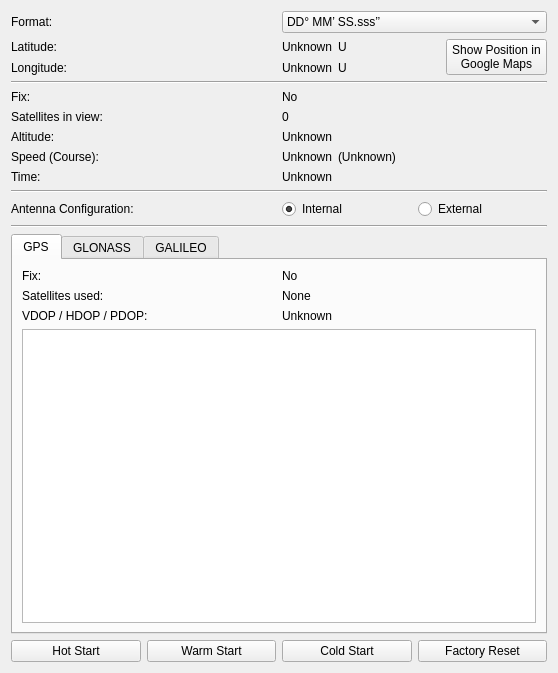
<?xml version="1.0" encoding="UTF-8"?>
<ui version="4.0">
 <class>GPSV3</class>
 <widget class="QWidget" name="GPSV3">
  <property name="geometry">
   <rect>
    <x>0</x>
    <y>0</y>
    <width>558</width>
    <height>673</height>
   </rect>
  </property>
  <property name="windowTitle">
   <string>Form</string>
  </property>
  <layout class="QVBoxLayout" name="verticalLayout_6">
   <item>
    <layout class="QHBoxLayout" name="horizontalLayout_4">
     <item>
      <widget class="QLabel" name="label_13">
       <property name="text">
        <string>Format:</string>
       </property>
      </widget>
     </item>
     <item>
      <widget class="QComboBox" name="format_combobox">
       <item>
        <property name="text">
         <string>DD° MM’ SS.sss’’</string>
        </property>
       </item>
       <item>
        <property name="text">
         <string>DD.dddddd°</string>
        </property>
       </item>
       <item>
        <property name="text">
         <string>DD° MM.mmmmm’</string>
        </property>
       </item>
      </widget>
     </item>
    </layout>
   </item>
   <item>
    <layout class="QVBoxLayout" name="verticalLayout">
     <item>
      <layout class="QHBoxLayout" name="horizontalLayout">
       <item>
        <layout class="QVBoxLayout" name="verticalLayout_2">
         <item>
          <widget class="QLabel" name="label">
           <property name="text">
            <string>Latitude:</string>
           </property>
          </widget>
         </item>
         <item>
          <widget class="QLabel" name="label_2">
           <property name="text">
            <string>Longitude:</string>
           </property>
          </widget>
         </item>
        </layout>
       </item>
       <item>
        <layout class="QVBoxLayout" name="verticalLayout_3">
         <item>
          <layout class="QGridLayout" name="gridLayout_4">
           <item row="2" column="0">
            <widget class="QLabel" name="longitude">
             <property name="sizePolicy">
              <sizepolicy hsizetype="Fixed" vsizetype="Preferred">
               <horstretch>0</horstretch>
               <verstretch>0</verstretch>
              </sizepolicy>
             </property>
             <property name="text">
              <string>Unknown</string>
             </property>
            </widget>
           </item>
           <item row="2" column="1">
            <widget class="QLabel" name="ew">
             <property name="text">
              <string>U</string>
             </property>
            </widget>
           </item>
           <item row="1" column="1">
            <widget class="QLabel" name="ns">
             <property name="text">
              <string>U</string>
             </property>
            </widget>
           </item>
           <item row="1" column="0">
            <widget class="QLabel" name="latitude">
             <property name="sizePolicy">
              <sizepolicy hsizetype="Fixed" vsizetype="Preferred">
               <horstretch>0</horstretch>
               <verstretch>0</verstretch>
              </sizepolicy>
             </property>
             <property name="text">
              <string>Unknown</string>
             </property>
            </widget>
           </item>
           <item row="1" column="2" rowspan="2">
            <widget class="QPushButton" name="show_pos">
             <property name="text">
              <string>Show Position in
Google Maps</string>
             </property>
            </widget>
           </item>
          </layout>
         </item>
        </layout>
       </item>
      </layout>
     </item>
    </layout>
   </item>
   <item>
    <widget class="Line" name="line">
     <property name="orientation">
      <enum>Qt::Horizontal</enum>
     </property>
    </widget>
   </item>
   <item>
    <layout class="QHBoxLayout" name="horizontalLayout_2">
     <item>
      <layout class="QVBoxLayout" name="verticalLayout_4">
       <item>
        <widget class="QLabel" name="label_3">
         <property name="text">
          <string>Fix:</string>
         </property>
        </widget>
       </item>
       <item>
        <widget class="QLabel" name="label_5">
         <property name="text">
          <string>Satellites in view:</string>
         </property>
        </widget>
       </item>
       <item>
        <widget class="QLabel" name="label_8">
         <property name="text">
          <string>Altitude:</string>
         </property>
        </widget>
       </item>
       <item>
        <widget class="QLabel" name="label_6">
         <property name="text">
          <string>Speed (Course):</string>
         </property>
        </widget>
       </item>
       <item>
        <widget class="QLabel" name="label_9">
         <property name="text">
          <string>Time:</string>
         </property>
        </widget>
       </item>
      </layout>
     </item>
     <item>
      <layout class="QVBoxLayout" name="verticalLayout_5">
       <item>
        <widget class="QLabel" name="fix">
         <property name="text">
          <string>No</string>
         </property>
        </widget>
       </item>
       <item>
        <widget class="QLabel" name="satellites_view">
         <property name="text">
          <string>0</string>
         </property>
        </widget>
       </item>
       <item>
        <widget class="QLabel" name="altitude">
         <property name="text">
          <string>Unknown</string>
         </property>
        </widget>
       </item>
       <item>
        <layout class="QHBoxLayout" name="horizontalLayout_7">
         <item>
          <widget class="QLabel" name="speed">
           <property name="sizePolicy">
            <sizepolicy hsizetype="Fixed" vsizetype="Preferred">
             <horstretch>0</horstretch>
             <verstretch>0</verstretch>
            </sizepolicy>
           </property>
           <property name="text">
            <string>Unknown</string>
           </property>
          </widget>
         </item>
         <item>
          <widget class="QLabel" name="course">
           <property name="text">
            <string>(Unknown)</string>
           </property>
          </widget>
         </item>
        </layout>
       </item>
       <item>
        <widget class="QLabel" name="time">
         <property name="text">
          <string>Unknown</string>
         </property>
        </widget>
       </item>
      </layout>
     </item>
    </layout>
   </item>
   <item>
    <widget class="Line" name="line_3">
     <property name="orientation">
      <enum>Qt::Horizontal</enum>
     </property>
    </widget>
   </item>
   <item>
    <layout class="QHBoxLayout" name="horizontalLayout_5">
     <item>
      <widget class="QLabel" name="label_7">
       <property name="text">
        <string>Antenna Configuration:</string>
       </property>
      </widget>
     </item>
     <item>
      <layout class="QHBoxLayout" name="horizontalLayout_6">
       <item>
        <widget class="QRadioButton" name="antenna_internal_radio">
         <property name="text">
          <string>Internal</string>
         </property>
         <property name="checked">
          <bool>true</bool>
         </property>
        </widget>
       </item>
       <item>
        <widget class="QRadioButton" name="antenna_external_radio">
         <property name="text">
          <string>External</string>
         </property>
        </widget>
       </item>
      </layout>
     </item>
    </layout>
   </item>
   <item>
    <widget class="Line" name="line_2">
     <property name="orientation">
      <enum>Qt::Horizontal</enum>
     </property>
    </widget>
   </item>
   <item>
    <widget class="QTabWidget" name="tabWidget">
     <property name="currentIndex">
      <number>0</number>
     </property>
     <widget class="QWidget" name="tab">
      <attribute name="title">
       <string>GPS</string>
      </attribute>
      <layout class="QGridLayout" name="gridLayout">
       <item row="1" column="0">
        <widget class="QLabel" name="label_10">
         <property name="text">
          <string>Satellites used:</string>
         </property>
        </widget>
       </item>
       <item row="1" column="1">
        <widget class="QLabel" name="gps_satallites_used">
         <property name="text">
          <string>None</string>
         </property>
         <property name="scaledContents">
          <bool>false</bool>
         </property>
        </widget>
       </item>
       <item row="2" column="0">
        <widget class="QLabel" name="label_4">
         <property name="text">
          <string>VDOP / HDOP / PDOP:</string>
         </property>
        </widget>
       </item>
       <item row="2" column="1">
        <widget class="QLabel" name="gps_dop">
         <property name="text">
          <string>Unknown</string>
         </property>
        </widget>
       </item>
       <item row="5" column="0" colspan="2">
        <widget class="QTableView" name="gps_table">
         <property name="alternatingRowColors">
          <bool>true</bool>
         </property>
         <attribute name="horizontalHeaderCascadingSectionResizes">
          <bool>true</bool>
         </attribute>
         <attribute name="horizontalHeaderStretchLastSection">
          <bool>true</bool>
         </attribute>
         <attribute name="verticalHeaderStretchLastSection">
          <bool>false</bool>
         </attribute>
        </widget>
       </item>
       <item row="0" column="0">
        <widget class="QLabel" name="label_12">
         <property name="text">
          <string>Fix:</string>
         </property>
        </widget>
       </item>
       <item row="0" column="1">
        <widget class="QLabel" name="gps_fix">
         <property name="text">
          <string>No</string>
         </property>
        </widget>
       </item>
      </layout>
     </widget>
     <widget class="QWidget" name="tab_3">
      <attribute name="title">
       <string>GLONASS</string>
      </attribute>
      <layout class="QGridLayout" name="gridLayout_2">
       <item row="0" column="1">
        <widget class="QLabel" name="glo_fix">
         <property name="text">
          <string>No</string>
         </property>
        </widget>
       </item>
       <item row="0" column="0">
        <widget class="QLabel" name="label_17">
         <property name="text">
          <string>Fix:</string>
         </property>
        </widget>
       </item>
       <item row="4" column="0" colspan="2">
        <widget class="QTableView" name="glo_table">
         <property name="alternatingRowColors">
          <bool>true</bool>
         </property>
         <attribute name="horizontalHeaderCascadingSectionResizes">
          <bool>true</bool>
         </attribute>
         <attribute name="horizontalHeaderStretchLastSection">
          <bool>true</bool>
         </attribute>
        </widget>
       </item>
       <item row="2" column="0">
        <widget class="QLabel" name="label_11">
         <property name="text">
          <string>VDOP / HDOP / PDOP:</string>
         </property>
        </widget>
       </item>
       <item row="2" column="1">
        <widget class="QLabel" name="glo_dop">
         <property name="text">
          <string>Unknown</string>
         </property>
        </widget>
       </item>
       <item row="1" column="0">
        <widget class="QLabel" name="label_14">
         <property name="text">
          <string>Satellites used:</string>
         </property>
        </widget>
       </item>
       <item row="1" column="1">
        <widget class="QLabel" name="glo_satallites_used">
         <property name="text">
          <string>None</string>
         </property>
        </widget>
       </item>
      </layout>
     </widget>
     <widget class="QWidget" name="tab_2">
      <attribute name="title">
       <string>GALILEO</string>
      </attribute>
      <layout class="QGridLayout" name="gridLayout_2">
       <item row="0" column="1">
        <widget class="QLabel" name="gal_fix">
         <property name="text">
          <string>No</string>
         </property>
        </widget>
       </item>
       <item row="0" column="0">
        <widget class="QLabel" name="label_17">
         <property name="text">
          <string>Fix:</string>
         </property>
        </widget>
       </item>
       <item row="4" column="0" colspan="2">
        <widget class="QTableView" name="gal_table">
         <property name="alternatingRowColors">
          <bool>true</bool>
         </property>
         <attribute name="horizontalHeaderCascadingSectionResizes">
          <bool>true</bool>
         </attribute>
         <attribute name="horizontalHeaderStretchLastSection">
          <bool>true</bool>
         </attribute>
        </widget>
       </item>
       <item row="2" column="0">
        <widget class="QLabel" name="label_11">
         <property name="text">
          <string>VDOP / HDOP / PDOP:</string>
         </property>
        </widget>
       </item>
       <item row="2" column="1">
        <widget class="QLabel" name="gal_dop">
         <property name="text">
          <string>Unknown</string>
         </property>
        </widget>
       </item>
       <item row="1" column="0">
        <widget class="QLabel" name="label_14">
         <property name="text">
          <string>Satellites used:</string>
         </property>
        </widget>
       </item>
       <item row="1" column="1">
        <widget class="QLabel" name="gal_satallites_used">
         <property name="text">
          <string>None</string>
         </property>
        </widget>
       </item>
      </layout>
     </widget>
    </widget>
   </item>
   <item>
    <layout class="QHBoxLayout" name="horizontalLayout_3">
     <item>
      <widget class="QPushButton" name="hot_start">
       <property name="text">
        <string>Hot Start</string>
       </property>
      </widget>
     </item>
     <item>
      <widget class="QPushButton" name="warm_start">
       <property name="text">
        <string>Warm Start</string>
       </property>
      </widget>
     </item>
     <item>
      <widget class="QPushButton" name="cold_start">
       <property name="text">
        <string>Cold Start</string>
       </property>
      </widget>
     </item>
     <item>
      <widget class="QPushButton" name="factory_reset">
       <property name="text">
        <string>Factory Reset</string>
       </property>
      </widget>
     </item>
    </layout>
   </item>
  </layout>
 </widget>
 <tabstops>
  <tabstop>format_combobox</tabstop>
  <tabstop>show_pos</tabstop>
  <tabstop>tabWidget</tabstop>
  <tabstop>gps_table</tabstop>
  <tabstop>hot_start</tabstop>
  <tabstop>warm_start</tabstop>
  <tabstop>cold_start</tabstop>
  <tabstop>factory_reset</tabstop>
  <tabstop>glo_table</tabstop>
 </tabstops>
 <resources/>
 <connections/>
</ui>
